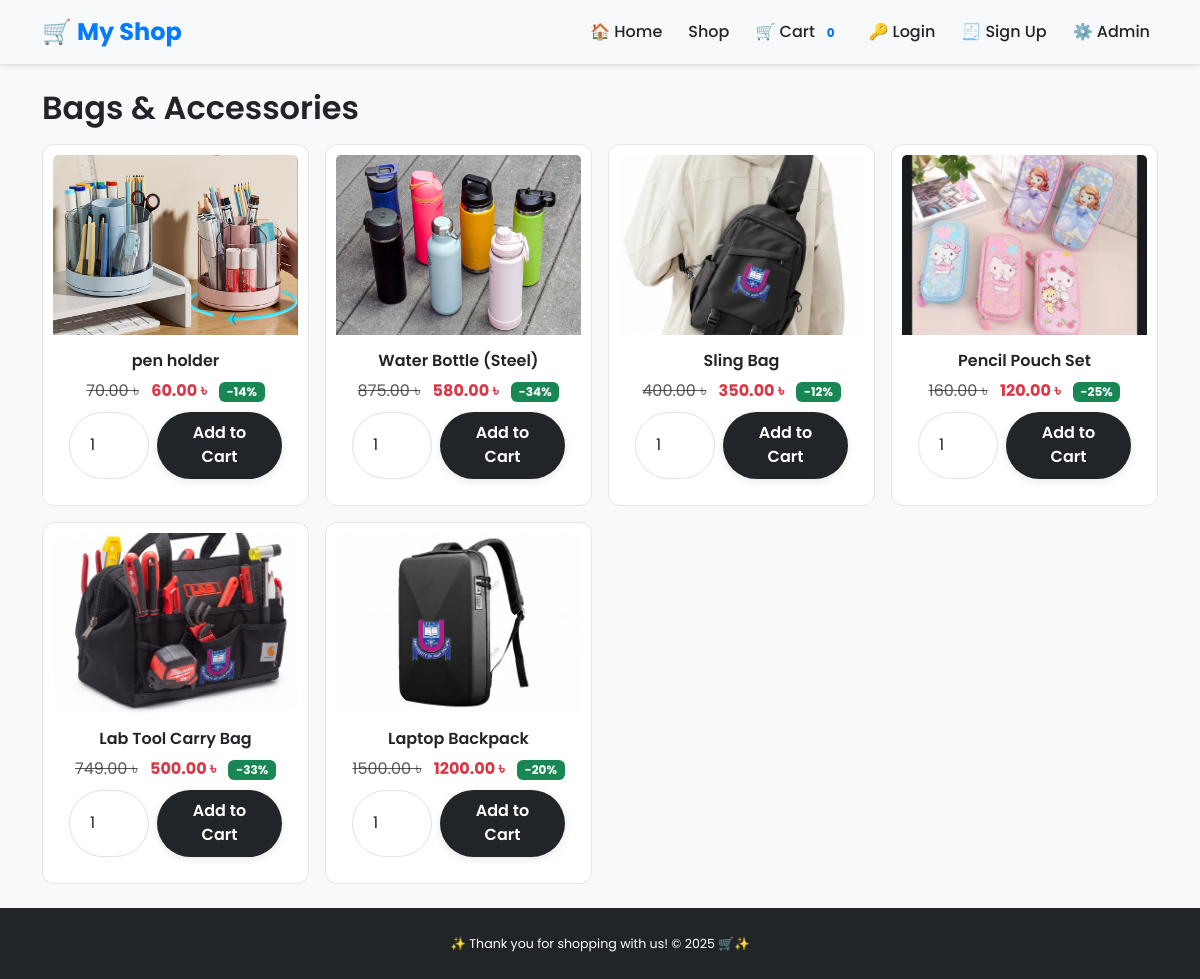
/catalog/bags-accessories/, run on the app's committed database.
### catalog/models.py (models this page shows, shortened)
class Category(models.Model):
    name = models.CharField(max_length=120, unique=True)
    slug = models.SlugField(max_length=140, unique=True, blank=True)
    description = models.TextField(blank=True)
    image = models.ImageField(upload_to="category_images/", blank=True, null=True)
    price = models.DecimalField(max_digits=10, decimal_places=2, default=0)
    is_active = models.BooleanField(default=True)
    class Meta:
        verbose_name_plural = "Categories"
        ordering = ["name"]

class Product(models.Model):
    category = models.ForeignKey(Category, related_name='products', on_delete=models.CASCADE)
    title = models.CharField(max_length=180)
    slug = models.SlugField(max_length=220, blank=True, unique=True)
    short_description = models.CharField(max_length=250, blank=True)
    price = models.DecimalField(max_digits=10, decimal_places=2)
    old_price = models.DecimalField(max_digits=10, decimal_places=2, null=True, blank=True)
    stock = models.PositiveIntegerField(default=0)
    is_active = models.BooleanField(default=True)
    image = models.ImageField(upload_to='products/%Y/%m/%d/', blank=True, null=True)
    created = models.DateTimeField(auto_now_add=True)
    updated = models.DateTimeField(auto_now=True)
    class Meta:
        ordering = ['-created']
    @property
    def discount_percentage(self):
        if self.old_price and self.old_price > self.price:
            return round(((self.old_price - self.price) / self.old_price) * 100)
        return 0

### catalog/views.py (the view)
# urls.py: path('<slug:category_slug>/', ProductListView.as_view(), name='product_list'),
class ProductListView(ListView):
    model = Product
    template_name = 'catalog/product_list.html'
    context_object_name = 'products'
    paginate_by = 12
    def get_queryset(self):
        self.category = get_object_or_404(Category, slug=self.kwargs['category_slug'])
        return Product.objects.filter(category=self.category, is_active=True)
    def get_context_data(self, **kwargs):
        ctx = super().get_context_data(**kwargs)
        ctx['category'] = self.category
        return ctx

### orders/cart.py (called while the page is built)
    def __len__(self):
        return sum(item["qty"] for item in self.cart.values())

### orders/context_processors.py (called while the page is built)
def cart(request):
    return {"cart": Cart(request)}

### Templates/catalog/product_list.html (shortened to what this page needs)
{% extends "base.html" %}
{% load static %}
{% block content %}
<h2 class="mb-3">{{ category.name }}</h2>
<div class="row row-cols-2 row-cols-md-3 row-cols-lg-4 g-3">
  {% for product in products %}
    <div class="col">
      <div class="card h-100">
        <a href="{% url 'catalog:product_detail' product.category.slug product.slug %}">
          {% if product.image %}
            <img src="{{ product.image.url }}" alt="{{ product.title }}" class="card-img-top" style="height:180px; object-fit:cover;">
          {% else %}
            <img src="{% static 'img/placeholder.png' %}" alt="No image" class="card-img-top" style="height:180px; object-fit:cover;">
          {% endif %}
        </a>
        <div class="card-body d-flex flex-column">
          <h6 class="card-title">{{ product.title }}</h6>
          {% if product.old_price and product.old_price > product.price %}
            <p class="mb-2">
              <span class="text-muted text-decoration-line-through">{{ product.old_price }} ৳</span>
              <span class="fw-bold text-danger ms-2">{{ product.price }} ৳</span>
              <span class="badge bg-success ms-2">-{{ product.discount_percentage }}%</span>
            </p>
          {% else %}
            <p class="mb-2 fw-bold">{{ product.price }} ৳</p>
          {% endif %}
          <form action="{% url 'orders:cart_add' product.id %}" method="post" class="mt-auto d-flex gap-2">
            <input type="number" name="quantity" value="1" min="1" class="form-control" style="max-width:80px;">
            <button type="submit" class="btn btn-dark">Add to Cart</button>
          </form>
        </div>
      </div>
    </div>
  {% empty %}
    <p>No products found in this category.</p>
  {% endfor %}
</div>
{% endblock %}

### static/css/main.css (style rules this page uses)
:root { --primary-color: #007bff; --secondary-color: #6c757d; --background-color: #f8f9fa; --surface-color: #ffffff; --text-color: #212529; --border-color: #dee2e6; --border-radius: 0.75rem; --box-shadow: 0 4px 12px rgba(0, 0, 0, 0.08); }
body { font-family: 'Poppins', system-ui, -apple-system, "Segoe UI", Roboto, "Helvetica Neue", Arial, sans-serif; margin: 0; padding: 0; background-color: var(--background-color); color: var(--text-color); line-height: 1.6; }
h1, h2, h3, h4, h5, h6 { font-weight: 600; }
.btn { font-weight: 600; border-radius: 50px; padding: 0.6rem 1.5rem; border: none; box-shadow: 0 2px 8px rgba(0, 0, 0, 0.1); transition: all 0.2s ease-in-out; }
.card { border: 1px solid #e6e6e6; border-radius: 12px; overflow: hidden; text-align: center; padding: 10px; transition: transform 0.2s; }
input, select, textarea, .form-control { border-radius: 50px; border: 1px solid var(--border-color); padding: 10px 20px; transition: border-color 0.2s ease, box-shadow 0.2s ease; }

### data on the page
Category: name "Bags & Accessories"
Product: image (picture), title "pen holder", old_price "70.00", price "60.00", discount_percentage "14"
Product: image (picture), title "Water Bottle (Steel)", old_price "875.00", price "580.00", discount_percentage "34"
Product: image (picture), title "Sling Bag", old_price "400.00", price "350.00", discount_percentage "12"
Product: image (picture), title "Pencil Pouch Set", old_price "160.00", price "120.00", discount_percentage "25"
Product: image (picture), title "Lab Tool Carry Bag", old_price "749.00", price "500.00", discount_percentage "33"
Product: image (picture), title "Laptop Backpack", old_price "1500.00", price "1200.00", discount_percentage "20"

### other printed values
{{ cart|length }} "0"
